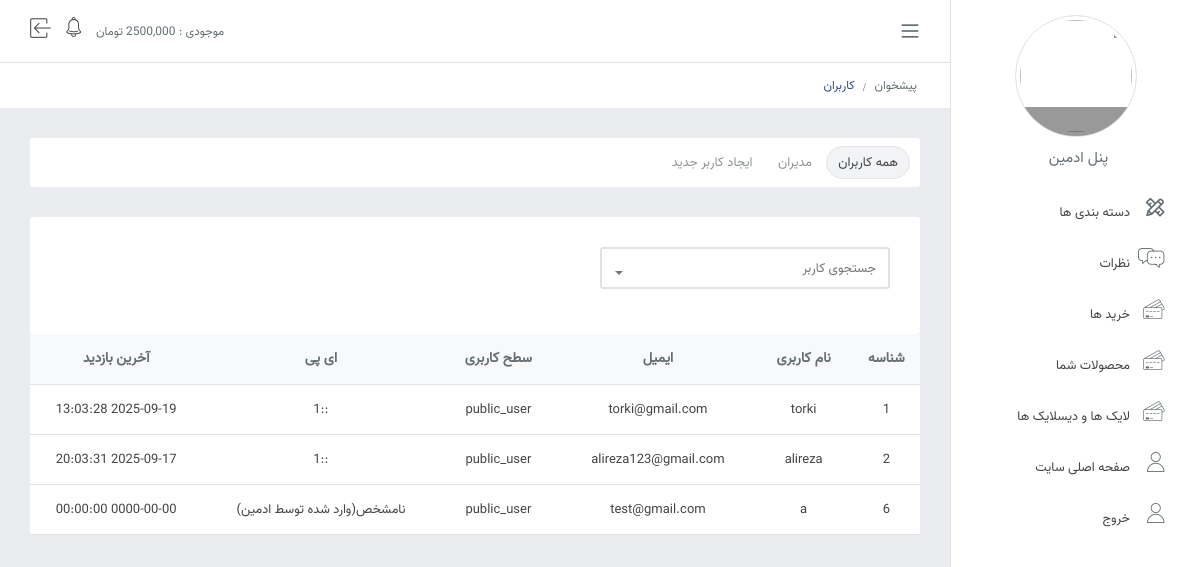
Page /views/users.php on the committed database.
### tables this page shows
CREATE TABLE IF NOT EXISTS `users` (
  `id` int NOT NULL AUTO_INCREMENT,
  `username` varchar(80) NOT NULL,
  `password` varchar(250) NOT NULL,
  `email` varchar(200) NOT NULL,
  `last_login` datetime NOT NULL,
  `ip` varchar(200) NOT NULL,
  `status` varchar(50) NOT NULL DEFAULT 'public_user',
  `remember_token` varchar(16) NOT NULL,
  `profile` varchar(255) NOT NULL DEFAULT '../user_profile/logo_user.jpg',
  `biography` varchar(100) NOT NULL DEFAULT 'سلام این یک بیوگرافی هست',
  PRIMARY KEY (`id`),
  UNIQUE KEY `ussername` (`username`)
);

### views/users.php (the view, shortened to what this page needs)
<!DOCTYPE html>
<html lang="en">
<head>
<title>لیست کاربران</title>    <link rel="stylesheet" href="../css/style.css">
    <link rel="stylesheet" href="../css/responsive_991.css" media="(max-width:991px)">
    <link rel="stylesheet" href="../css/responsive_768.css" media="(max-width:768px)">
    <link rel="stylesheet" href="../css/font.css">
</head>
<body>
<div class="sidebar__nav border-top border-left  ">
    <div class="profile__info border cursor-pointer text-center">
        <div class="avatar__img"><img src="img/pro.jpg" class="avatar___img">
            <div class="box__camera default__avatar"></div>
        </div>
       <span class="profile__name">پنل ادمین</span>
    </div>
    <ul>
        <li class="item-li i-categories"><a href="categories.php">دسته بندی ها</a></li>
        <li class="item-li i-comments"><a href="comments.php"> نظرات</a></li>
        <li class="item-li i-my__purchases"><a href="mypurchases.html">خرید ها</a></li>
        <li class="item-li i-my__purchases"><a href="panel.php">محصولات شما</a></li>
        <li class="item-li i-my__purchases"><a href="users_likes.php">لایک ها و دیسلایک ها</a></li>
        <li class="item-li i-users"><a href="index.php">صفحه اصلی سایت</a></li>
        <li class="item-li i-users"><a href="loguot.php">خروج</a></li>
    </ul>
</div>
<div class="content">
    <div class="header d-flex item-center bg-white width-100 border-bottom padding-12-30">
        <div class="header__right d-flex flex-grow-1 item-center">
            <span class="bars"></span>
            <a class="header__logo" href="https://netcopy.ir"></a>
        </div>
        <div class="header__left d-flex flex-end item-center margin-top-2">
            <span class="account-balance font-size-12">موجودی : 2500,000 تومان</span>
            <div class="notification margin-15">
                <a class="notification__icon"></a>
            </div>
            <a href="" class="logout" title="خروج"></a>
        </div>
    </div>
    <div class="breadcrumb">
        <ul>
            <li><a href="index.html" >پیشخوان</a></li>
            <li><a href="courses.html" class="is-active">کاربران</a></li>
        </ul>
    </div>
    <div class="main-content font-size-13">
        <div class="tab__box">
            <div class="tab__items">
                <a class="tab__item is-active" href="users.php">همه کاربران</a>
                <a class="tab__item" href="admins.php">مدیران</a>
                <a class="tab__item" href="add_users.php">ایجاد کاربر جدید</a>
            </div>
        </div>
        <div class="d-flex flex-space-between item-center flex-wrap padding-30 border-radius-3 bg-white">
            <div class="t-header-search">
                <form action="search_users.php" method="get">
                    <div class="t-header-searchbox font-size-13">
                        <input type="text" class="text search-input__box font-size-13" placeholder="جستجوی کاربر">
                    </div>
                </form>
            </div>
        </div>
            <?php
            include("../partial/db.php");
            $query = $conn->prepare("SELECT * FROM `users` WHERE `status` = ?");
            $query->execute(["public_user"]);
            $result = $query->get_result();
            $users = $result->fetch_all();
            ?>
        <div class="table__box">
            <table class="table">
                <thead role="rowgroup">
                <tr role="row" class="title-row">
                    <th>شناسه</th>
                    <th>نام کاربری </th>
                    <th>ایمیل</th>
                    <th>سطح کاربری</th>
                    <th>ای پی</th>
                    <th>آخرین بازدید</th>
                </tr>
                </thead>
                <tbody>
                    <?php foreach($users as $user){?>
                <tr role="row" class="">
                    <td><a href=""><?= htmlspecialchars($user[0]) ?></a></td>
                    <td><a href=""><?= htmlspecialchars($user[1]) ?></a></td>
                    <td><?= htmlspecialchars($user[3]) ?></td>
                    <td><?= htmlspecialchars($user[6]) ?></td>
                    <td><?= htmlspecialchars($user[5]) ?></td>
                    <td><?= htmlspecialchars($user[4]) ?></td>
                </tr>
                <?php } ?>
                </tbody>
            </table>
        </div>
    </div>
</div>
</body>
</html>

### css/responsive_991.css (style rules this page uses)
.sidebar__nav { right: -250px; }
.content { margin-right: 0 !important; }
.bars { display: block !important; }

### css/responsive_768.css (style rules this page uses)
.content .header__logo { display: none; }
.t-header-search { width: 100%; }

### rows in the picture
users: id "1", username "torki", email "torki@gmail.com", status "public_user", ip "::1", last_login "2025-09-19 13:03:28"
users: id "2", username "alireza", email "alireza123@gmail.com", status "public_user", ip "::1", last_login "2025-09-17 20:03:31"
users: id "6", username "a", email "test@gmail.com", status "public_user", ip "نامشخص(وارد شده توسط ادمین)", last_login "0000-00-00 00:00:00"
